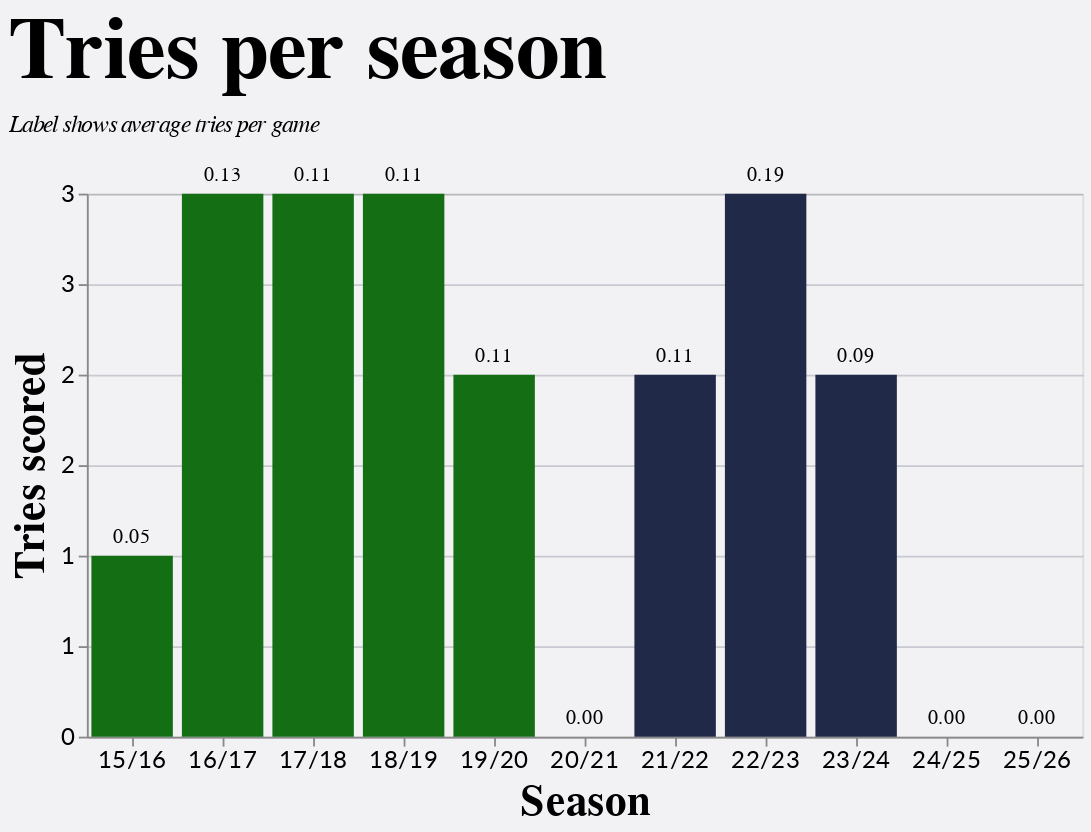

This figure's notebook cell:
### Code cell
base = alt.Chart(df).encode(
    x = alt.X('Season:N',),
    y = alt.Y("sum(Try):Q", title="Tries scored", axis=alt.Axis(orient='left', format=".0f")),
)

tries = base.mark_bar().encode(
    color=alt.Color('Club:N', scale=team_scale, legend=None)
)
tries_text = base.mark_text(dy=-10).encode(
    text = alt.Text("average(Try):Q", title="Tries", format=".2f"),
)
(tries + tries_text).properties(width=alt.Step(50), title=alt.Title(
        text='Tries per season',
        subtitle="Label shows average tries per game"
    ))

### Figure 1 — Vega-Lite specification as saved in the notebook (floating-point values rounded to 4 significant figures; data arrays with more than 128 entries replaced by an {"elided": "..."} marker saying what was removed)
{"config": {"axis": {"labelFont": "Lato, sans-serif", "titleFont": "PT Sans Narrow, Helvetica Neue, Helvetica, Arial, sans-serif", "labelFontSize": 13, "titleFontSize": 24, "gridColor": "#202947", "gridOpacity": 0.2}, "header": {"labelFont": "PT Sans Narrow, Helvetica Neue, Helvetica, Arial, sans-serif", "titleFont": "PT Sans Narrow, Helvetica Neue, Helvetica, Arial, sans-serif", "labelFontSize": 24, "titleFontSize": 28, "labelFontWeight": "bold", "orient": "left"}, "legend": {"labelFont": "Lato, sans-serif", "titleFont": "PT Sans Narrow, Helvetica Neue, Helvetica, Arial, sans-serif", "labelFontSize": 14, "titleFontSize": 16, "titlePadding": 5, "fillColor": "white", "strokeColor": "black", "padding": 10, "titleFontWeight": "lighter", "titleFontStyle": "italic", "titleColor": "gray", "offset": 10}, "title": {"font": "PT Sans Narrow, Helvetica Neue, Helvetica, Arial, sans-serif", "fontSize": 48, "fontWeight": "bold", "anchor": "start", "align": "center", "titlePadding": 20, "subtitlePadding": 10, "subtitleFontSize": 13, "subtitleColor": "", "subtitleFontStyle": "italic", "offset": 15, "color": "black"}, "axisX": {"labelAngle": 0}, "facet": {"title": null, "header": null, "align": {"row": "each", "column": "each"}}, "resolve": {"scale": {"y": "independent", "facet": "independent"}}, "background": "#f2f1f4"}, "layer": [{"mark": {"type": "bar"}, "encoding": {"color": {"field": "Club", "legend": null, "scale": {"domain": ["Ealing", "East Grinstead"], "range": ["#146f14", "#202947"]}, "type": "nominal"}, "x": {"field": "Season", "type": "nominal"}, "y": {"aggregate": "sum", "axis": {"format": ".0f", "orient": "left"}, "field": "Try", "title": "Tries scored", "type": "quantitative"}}}, {"mark": {"type": "text", "dy": -10}, "encoding": {"text": {"aggregate": "average", "field": "Try", "format": ".2f", "title": "Tries", "type": "quantitative"}, "x": {"field": "Season", "type": "nominal"}, "y": {"aggregate": "sum", "axis": {"format": ".0f", "orient": "left"}, "field": "Try", "title": "Tries scored", "type": "quantitative"}}}], "data": {"name": "data-854d6549efbeec921a9a836ec0a46ab3"}, "title": {"text": "Tries per season", "subtitle": "Label shows average tries per game"}, "width": {"step": 50}, "$schema": "https://vega.github.io/schema/vega-lite/v5.20.1.json", "datasets": {"data-854d6549efbeec921a9a836ec0a46ab3": {"elided": "203 records"}}}
